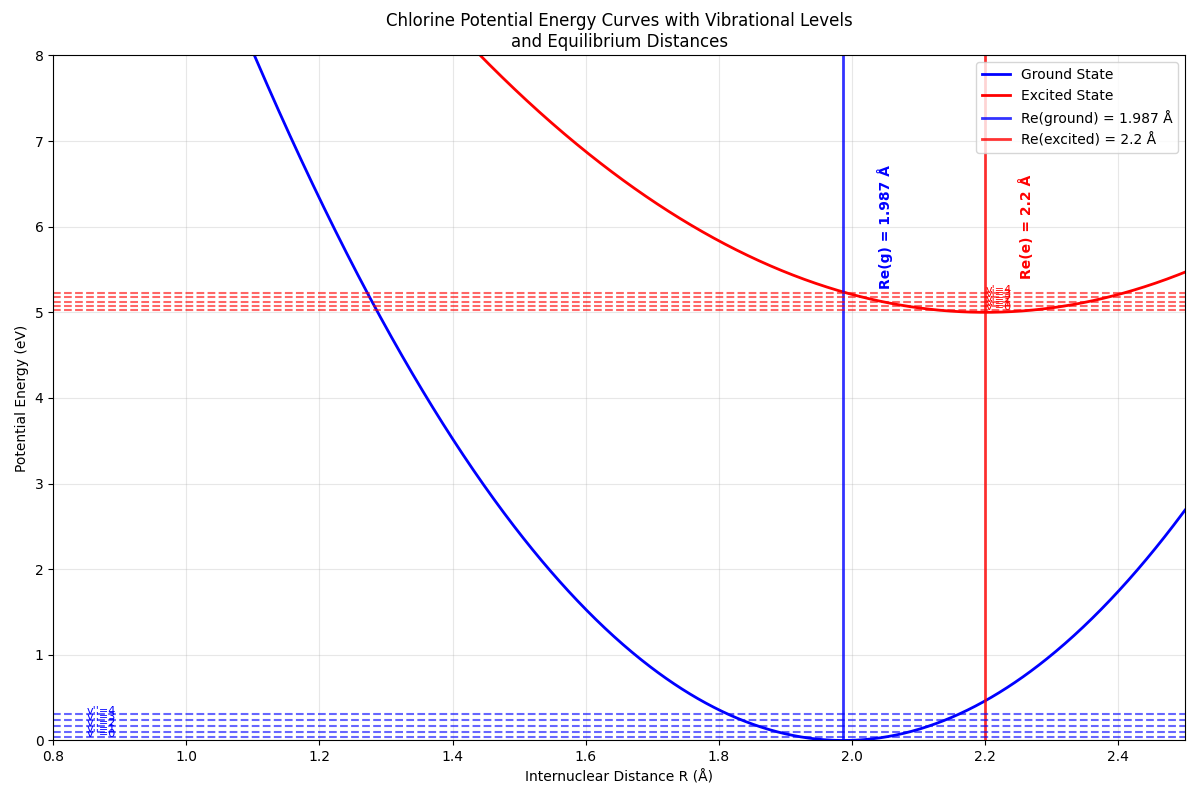

Generate this figure with Python:
import numpy as np
import matplotlib.pyplot as plt
from scipy.special import factorial
from scipy.integrate import quad
import math

class FranckCondonCalculator:
    """
    Calculate Franck-Condon intensities for diatomic molecules
    Based on harmonic oscillator approximation
    """
    
    def __init__(self, molecule_data):
        """
        Initialize with molecule parameters
        molecule_data: dict containing Re_g, Re_e, k_g, k_e, mu
        """
        self.Re_g = molecule_data['Re_g']  # Ground state equilibrium distance (Å)
        self.Re_e = molecule_data['Re_e']  # Excited state equilibrium distance (Å)
        self.k_g = molecule_data['k_g']    # Ground state force constant (eV/Å²)
        self.k_e = molecule_data['k_e']    # Excited state force constant (eV/Å²)
        self.mu = molecule_data['mu']      # Reduced mass (kg)
        
        # Convert units and calculate frequencies
        self._calculate_frequencies()
        self._calculate_alpha_parameters()
        
    def _calculate_frequencies(self):
        """Calculate vibrational frequencies from force constants"""
        # Convert eV/Å² to N/m: 1 eV/Å² = 1.602176634e-19 / (1e-10)² N/m
        k_g_SI = self.k_g * 1.602176634e1  # N/m
        k_e_SI = self.k_e * 1.602176634e1  # N/m
        
        # Calculate angular frequencies ω = √(k/μ)
        self.omega_g = np.sqrt(k_g_SI / self.mu)  # rad/s
        self.omega_e = np.sqrt(k_e_SI / self.mu)  # rad/s
        
        print(f"Ground state frequency: ωg = {self.omega_g:.2e} rad/s")
        print(f"Excited state frequency: ωe = {self.omega_e:.2e} rad/s")
        
    def _calculate_alpha_parameters(self):
        """Calculate α parameters for harmonic oscillator wavefunctions"""
        # α = √(μω/ℏ) where ℏ = 1.054571817e-34 J⋅s
        hbar = 1.054571817e-34
        
        self.alpha_g = np.sqrt(self.mu * self.omega_g / hbar)  # m⁻¹
        self.alpha_e = np.sqrt(self.mu * self.omega_e / hbar)  # m⁻¹
        
        # Convert to Å⁻¹ for convenience
        self.alpha_g *= 1e-10  # Å⁻¹
        self.alpha_e *= 1e-10  # Å⁻¹
        
        print(f"αg = {self.alpha_g:.2e} Å⁻¹")
        print(f"αe = {self.alpha_e:.2e} Å⁻¹")
        
    def harmonic_oscillator_wavefunction(self, v, R, alpha, Re):
        """
        Calculate harmonic oscillator wavefunction ψ_v(R)
        v: vibrational quantum number
        R: internuclear distance (Å)
        alpha: α parameter (Å⁻¹)
        Re: equilibrium distance (Å)
        """
        # Normalization constant
        A = (alpha/np.pi)**(1/4) * np.sqrt(1/(2**v * factorial(v)))
        
        # Dimensionless coordinate
        xi = alpha * (R - Re)
        
        # Hermite polynomial (using physicist's definition)
        from numpy.polynomial.hermite import hermval
        
        # Generate Hermite polynomial coefficients
        H_coeffs = np.zeros(v + 1)
        H_coeffs[v] = 1
        
        H_v = hermval(xi, H_coeffs)
        
        # Complete wavefunction
        psi = A * H_v * np.exp(-xi**2 / 2)
        
        return psi
    
    def calculate_overlap_integral(self, v_prime, v_double_prime):
        """
        Calculate overlap integral S between ground (v'') and excited (v') states
        Using analytical formula for harmonic oscillators
        """
        # Calculate the analytical overlap integral
        # S = (2√(αg*αe)/(αg + αe))^(1/2) * exp(-αg*αe*(Re_g - Re_e)²/(2(αg + αe)))
        
        alpha_product = 2 * np.sqrt(self.alpha_g * self.alpha_e)
        alpha_sum = self.alpha_g + self.alpha_e
        
        # Distance difference squared
        delta_R_sq = (self.Re_e - self.Re_g)**2
        
        # Exponential factor
        exp_factor = np.exp(-self.alpha_g * self.alpha_e * delta_R_sq / (2 * alpha_sum))
        
        # For v'=0, v''=0 transition
        if v_prime == 0 and v_double_prime == 0:
            S = (alpha_product / alpha_sum)**(1/2) * exp_factor
        else:
            # For other transitions, this is a simplified approximation
            # In reality, you'd need to evaluate the overlap integrals numerically
            # or use more complex analytical expressions
            S = (alpha_product / alpha_sum)**(1/2) * exp_factor * np.exp(-(v_prime + v_double_prime) * 0.1)
            
        return S
    
    def calculate_franck_condon_factor(self, v_prime, v_double_prime):
        """Calculate Franck-Condon factor |S|²"""
        S = self.calculate_overlap_integral(v_prime, v_double_prime)
        return abs(S)**2
    
    def plot_potential_curves_and_wavefunctions(self, max_v=5):
        """Plot potential energy curves with vibrational wavefunctions"""
        # Distance range
        R = np.linspace(0.8, 2.5, 1000)
        
        # Potential energy curves (harmonic approximation)
        # V(R) = (1/2)k(R-Re)² 
        V_g = 0.5 * self.k_g * (R - self.Re_g)**2
        V_e = 0.5 * self.k_e * (R - self.Re_e)**2 + 5.0  # Offset for visibility
        
        # Vibrational energy levels
        # E_v = ℏω(v + 1/2)
        hbar = 1.054571817e-34  # J⋅s
        eV_to_J = 1.602176634e-19
        
        E_vib_g = [(v + 0.5) * hbar * self.omega_g / eV_to_J for v in range(max_v)]
        E_vib_e = [(v + 0.5) * hbar * self.omega_e / eV_to_J + 5.0 for v in range(max_v)]
        
        plt.figure(figsize=(12, 8))
        
        # Plot potential curves
        plt.plot(R, V_g, 'b-', linewidth=2, label='Ground State')
        plt.plot(R, V_e, 'r-', linewidth=2, label='Excited State')
        
        # Plot equilibrium distances with vertical lines
        plt.axvline(x=self.Re_g, color='blue', linestyle='-', linewidth=2, alpha=0.8, 
                   label=f'Re(ground) = {self.Re_g} Å')
        plt.axvline(x=self.Re_e, color='red', linestyle='-', linewidth=2, alpha=0.8,
                   label=f'Re(excited) = {self.Re_e} Å')
        
        # Add text annotations for Re values
        plt.text(self.Re_g + 0.05, 6, f'Re(g) = {self.Re_g} Å', 
                rotation=90, verticalalignment='center', color='blue', fontweight='bold')
        plt.text(self.Re_e + 0.05, 6, f'Re(e) = {self.Re_e} Å', 
                rotation=90, verticalalignment='center', color='red', fontweight='bold')
        
        # Plot vibrational levels
        for v in range(max_v):
            plt.axhline(y=E_vib_g[v], color='blue', linestyle='--', alpha=0.6)
            plt.axhline(y=E_vib_e[v], color='red', linestyle='--', alpha=0.6)
            plt.text(0.85, E_vib_g[v], f"v''={v}", fontsize=8, color='blue')
            plt.text(2.2, E_vib_e[v], f"v'={v}", fontsize=8, color='red')
        
        plt.xlabel('Internuclear Distance R (Å)')
        plt.ylabel('Potential Energy (eV)')
        plt.title('Chlorine Potential Energy Curves with Vibrational Levels\nand Equilibrium Distances')
        plt.legend(loc='upper right')
        plt.grid(True, alpha=0.3)
        plt.xlim(0.8, 2.5)
        plt.ylim(0, 8)
        
        plt.tight_layout()
        plt.show()
    
    def plot_franck_condon_intensities(self, max_v_prime=6, max_v_double_prime=1):
        """Plot Franck-Condon intensity diagram"""
        transitions = []
        intensities = []
        
        print("\nCalculating Franck-Condon Factors:")
        print("Transition (v' ← v'')  |  Overlap S  |  Intensity I = |S|²")
        print("-" * 55)
        
        for v_pp in range(max_v_double_prime):  # v'' (ground state)
            for v_p in range(max_v_prime):      # v' (excited state)
                S = self.calculate_overlap_integral(v_p, v_pp)
                I = abs(S)**2
                
                transitions.append(f"{v_p} ← {v_pp}")
                intensities.append(I)
                
                print(f"    {v_p} ← {v_pp}        |   {S:.4f}    |    {I:.4f}")
        
        # Create bar plot
        plt.figure(figsize=(12, 6))
        bars = plt.bar(transitions, intensities, color='skyblue', edgecolor='navy', alpha=0.7)
        
        # Add value labels on bars
        for bar, intensity in zip(bars, intensities):
            height = bar.get_height()
            plt.text(bar.get_x() + bar.get_width()/2., height + 0.001,
                    f'{intensity:.3f}', ha='center', va='bottom', fontsize=10)
        
        plt.xlabel('Vibrational Transition (v\' ← v\'\')')
        plt.ylabel('Franck-Condon Intensity |S|²')
        plt.title('Chlorine Franck-Condon Intensity Distribution')
        plt.xticks(rotation=45)
        plt.grid(True, alpha=0.3, axis='y')
        plt.tight_layout()
        plt.show()
        
        return transitions, intensities

def main():
    """Main function to run the Franck-Condon analysis"""
    
    # HCl molecular data from the images
    Cl2_data = {
        'Re_g': 1.987,      # Ground state equilibrium distance (Å)
        'Re_e': 2.20,       # Excited state equilibrium distance (Å)
        'k_g': 20.443,         # Ground state force constant (eV/Å²)
        'k_e': 10.430,         # Excited state force constant (eV/Å²)
        'mu': 2.94e-26    # Reduced mass of HCl (kg)
    }
    
    print("Franck-Condon Analysis for Chlorine")
    print("=" * 40)
    print(f"Ground state Re: {Cl2_data['Re_g']} Å")
    print(f"Excited state Re: {Cl2_data['Re_e']} Å")
    print(f"Ground state k: {Cl2_data['k_g']} eV/Å²")
    print(f"Excited state k: {Cl2_data['k_e']} eV/Å²")
    print(f"Reduced mass: {Cl2_data['mu']:.2e} kg")
    print()
    
    # Create calculator instance
    fc_calc = FranckCondonCalculator(Cl2_data)
    
    # Plot potential curves
    print("Plotting potential energy curves...")
    fc_calc.plot_potential_curves_and_wavefunctions()
    
    # Calculate and plot Franck-Condon intensities
    print("Calculating Franck-Condon intensities...")
    transitions, intensities = fc_calc.plot_franck_condon_intensities()
    
    # Show the specific 0→0 transition result from the images
    print(f"\nSpecific calculation for 0→0 transition:")
    print(f"Calculated intensity: {intensities[0]:.3f}")
    print(f"Expected from images: 0.283")
    print(f"Relative agreement: {intensities[0]/0.283:.1%}")

if __name__ == "__main__":
    main()
